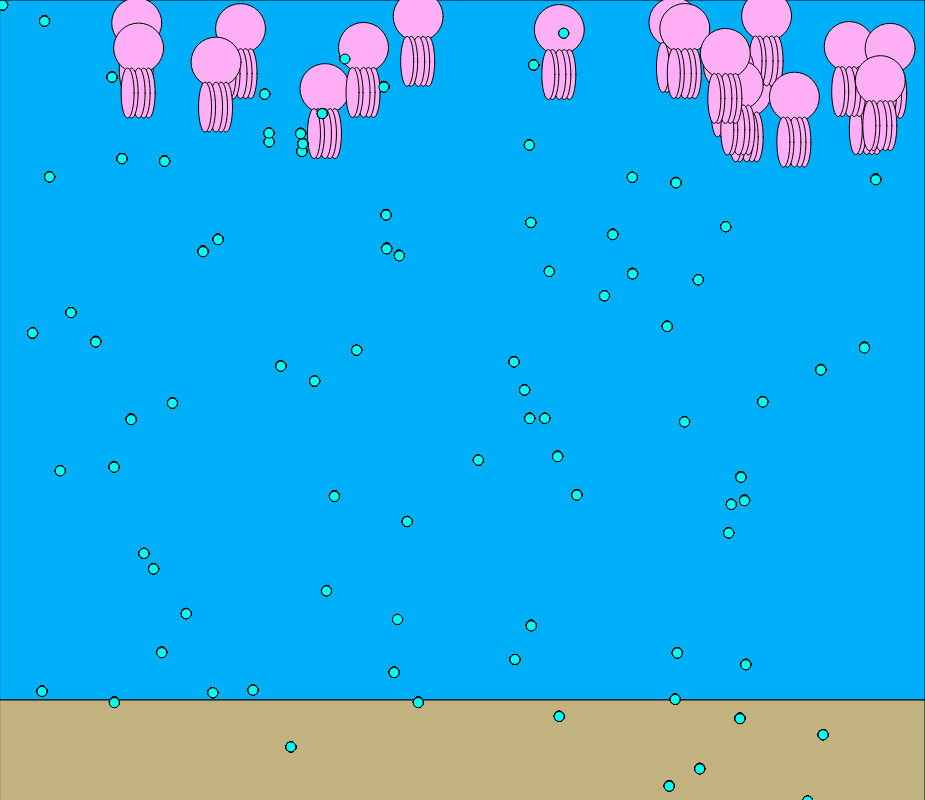
Frame 1 (no input)
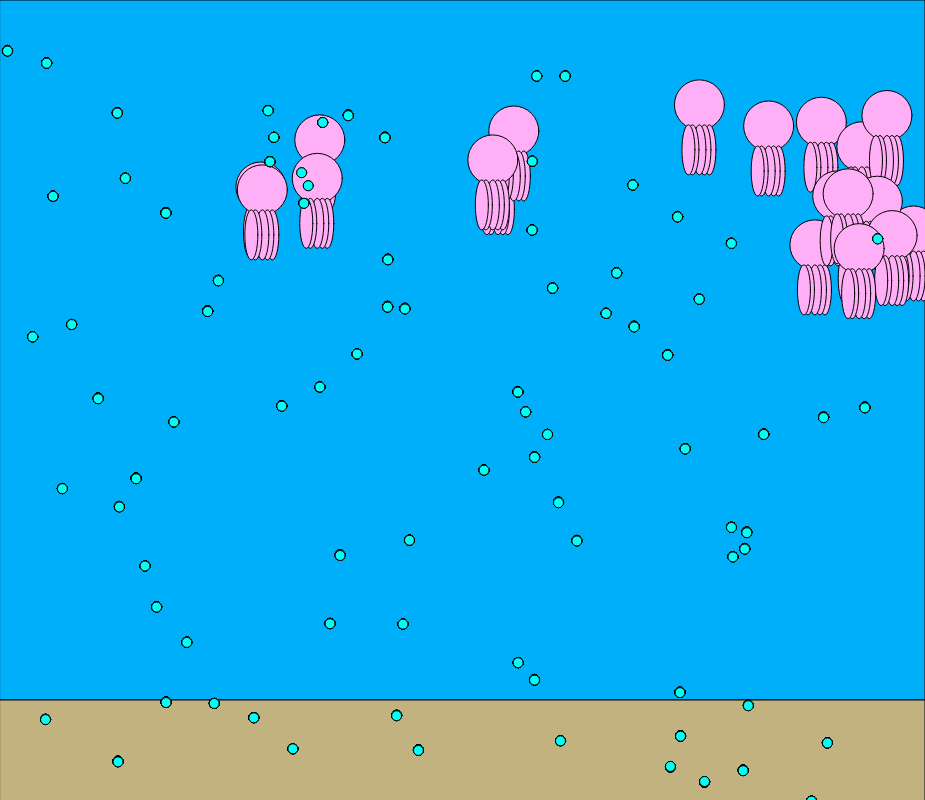
Frame 60 (no input)
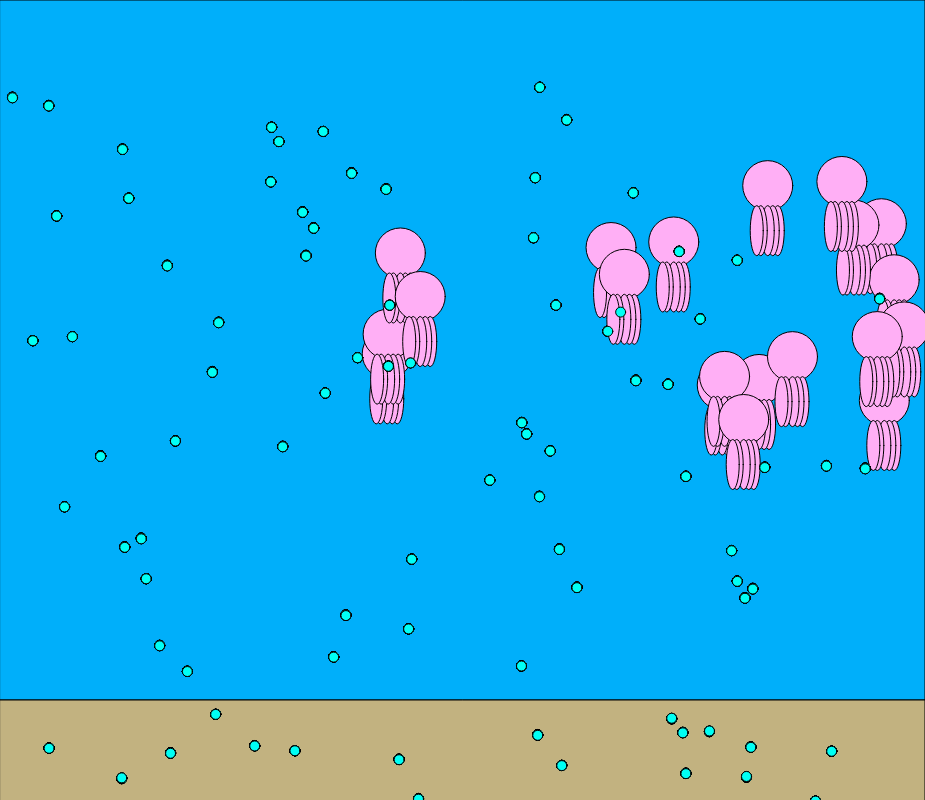
Frame 120 (the mouse pressed at the canvas centre since frame 60)

The p5.js sketch that drew these frames (run headless with seeded random() and noise() and a simulated clock; from frame 60 on, the mouse is pressed at the canvas centre):

// p5.js sketch
// ── sketch.js
let jellyfishes = [];
let algaes = [];
let sharks = [];
let totaljelly = 20;
let totalAlgae = 100;
let totalShark = 1;
var timer = 5000;
var showIt = true;
var currentTime;
let whichState = 0;


function setup() {
  createCanvas(925, 800);
  for (let i = 0; i < totaljelly; i++) {
    jellyfishes[i] = new Jellyfish();

    for (let i = 0; i < totalAlgae; i++) {
      algaes[i] = new Algae();
    }
  }
}

function draw() {
  background(255);
  fill(0, 175, 250);
  rect(0, 0, 925, 700);
  fill(194, 178, 128);
  rect(0, 700, 925, 600);



  for (let i = 0; i < totaljelly; i++) {
    jellyfishes[i].update();
    jellyfishes[i].display();
    for (let j = 0; j < totaljelly; j++) {
      if (i != i && jellyfishes[i].intersects(algaes[i])) {
        totaljelly.push(new Jellyfish());
      }

    }


    for (let i = 0; i < totalAlgae; i++) {
      algaes[i].update();
      algaes[i].display();
      for (let j = 0; j < totaljelly; j++) {
        if (i != i && jellyfishes[i].intersects(algaes[i])) {
          totalAlgae.splice(new Algae());
        }
      }
    }
    }
	for (let i = 0; i < totalShark; i++) {
  // sharks[i].update();
//  sharks[i].display();
    
    if (dist(Jellyfish.x, Jellyfish.y, Algae.x, Algae.y) < Jellyfish.w / 2); {}
  }


  changeState();
  if (whichState === 2){

  }
  if (whichState === 3){
  }
//runTheState();

}
class Jellyfish {
  constructor() {
    this.position = new createVector(random(100, 900), random(100));
    this.velocity = new createVector(random(1, 3), random(1, 3));
  }

  update() {
    // Add the current speed to the position.
    this.position.add(this.velocity);

    if ((this.position.x > width) || (this.position.x < 0)) {
      this.velocity.x = this.velocity.x * -1;
    }
    if ((this.position.y > height) || (this.position.y < 0)) {
      this.velocity.y = this.velocity.y * -1;
    }
    //if(this.position.dist(Algae[ii].position)<this.radius)
    // totalAlgae.splice(new Algae());
  }
  display() {
    // Display circle at x position
    stroke(0);
    fill(255, 175, 245);
    ellipse(this.position.x, this.position.y, 50, 50);
    ellipse(this.position.x + 10, this.position.y + 45, 13, 50);
    ellipse(this.position.x + 5, this.position.y + 45, 13, 50);
    ellipse(this.position.x, this.position.y + 45, 13, 50);
    ellipse(this.position.x - 7, this.position.y + 45, 13, 50);
    ellipse(this.position.x - 11, this.position.y + 45, 13, 50);
  }
}

//function draw() {

class Algae {

  constructor() {
    this.position = new createVector(random(0, 900), random(0, 900));
    this.velocity = new createVector(random(0, 0.0051), random(0, 0.051));

  }

  update() {
    // Add the current speed to the position.
    this.position.add(this.velocity);

    if ((this.position.x > width) || (this.position.x < 0)) {
      this.velocity.x = this.velocity.x * -1;
    }
    if ((this.position.y > height) || (this.position.y < 0)) {
      this.velocity.y = this.velocity.y * -1;
    }
  }
  display() {
    //Display circle at x position
    stroke(0);
    fill(0, 255, 245);
    ellipse(this.position.x, this.position.y, 10, 10);
  }
}
class Shark{
  
  constructor() {
    this.position = new createVector(random(0, 900), random(0, 900));
    this.velocity = new createVector(random(5, 5),random(5,5));
  }
  update() {
    this.position.add(this.velocity);
    
    if ((this.position.x > width) || (this.position.x < 0)) {
      this.velocity.x = this.velocity.x * -5;
    }
    if ((this.position.y > height) || (this.position.y < 0)) {
      this.velocity.y = this.velocity.y * -5;
    }
  }
 display() {
    //Display circle at x position
  stroke(0);
  fill(192, 192, 192);
  ellipse(200, 200, 200, 200);
  triangle(120, 150, 119, 40, 240, 150);
  fill(255,0,0);
  ellipse (275, 190, 20, 20);
  }
}
function changeState() {
  currentTime = millis();
  //print(currentTime);

  if (currentTime > timer) {
    timer = timer + random(5000, 10000);
    print("it's been " + floor(timer / 1000) + " seconds.");
    
    whichState = floor(random(1, 5));
    print("state is: " + whichState);

  }
runTheState();
  function runTheState() {
    if (whichState === 1) {
      regular();
      print("Everything is peaceful in the ocean")
    } else if (whichState === 2) {
      regular();
      print("Everything is peaceful in the ocean")
    } else if (whichState === 3) {
      sharkattack();
        
    print("A shark has appeared!")
      // totaljelly = totaljelly - 1;
    } else if (whichState === 4) {
      reproduce();
      print("The jellyfish are reproducing")
      
    }

    }
  
}
function regular() {
  print("Everything is peaceful in the ocean")
}
function sharkattack() {
  print("A shark has appeared!")

}
function reproduce() {
 this.intersects;
 var distance = dist(this.x, this.y, algaes.x, algaes.y);
 if (distance < this.r + algaes.r);
//totaljelly = totaljelly +1;
}

// function die() {
//  totalJelly - 1;
// }
